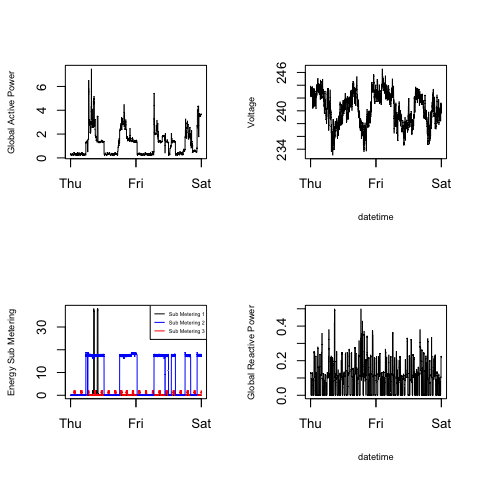

Here is the R script that generated this plot:
library(tidyverse)
library(lubridate)

# READING DATA
dat <- read_delim("power.txt", ";", skip = 66000, n_max = 5000, col_names = F)

# COMBINE DATE AND TIME
dat$dt <- with(dat, dmy(X1, tz = "GMT") + hms(X2))

# FILTER DATES
dat <- dat %>% filter(dt >= ymd_hms("2007-02-01 00:00:00"), 
                      dt <= ymd_hms("2007-02-02 23:59:00"))

# COMBINED PLOTS PLOT 4
par(mfrow = c(2,2))

plot(dat$dt, dat$X3, t = "l", xlab = "", 
     ylab = "Global Active Power", cex.lab = .7)

plot(dat$dt, dat$X5, t = "l", xlab = "datetime", ylab = "Voltage", cex.lab = .7)

with(dat, {
    
plot(dt, X7, t = "l", xlab = "", ylab = "Energy Sub Metering", cex.lab = .7)
lines(dat$dt, dat$X8, type = "l", col = "red")
lines(dat$dt, dat$X9, t = "l", col = "blue")
legend("topright", lty = 1, col = c("black","blue", "red"), 
       leg = c("Sub Metering 1", "Sub Metering 2", "Sub Metering 3"), cex = .4)
    
})

plot(dat$dt, dat$X4, t = "l", xlab = "datetime", 
     ylab = "Global Reactive Power", cex.lab = 0.7)
